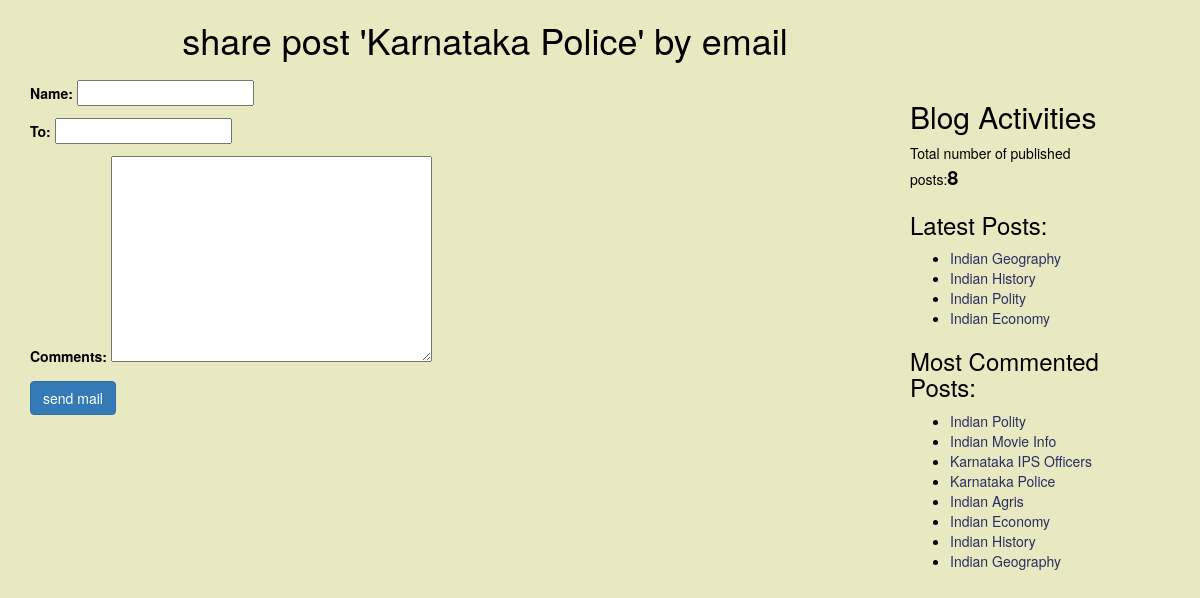
The app's page /2/share/ with its own data.
### blog/models.py (models this page shows, shortened)
class Post(models.Model):
    STATUS_CHOICES=(('draft','Draft'),('published','Published'))
    title=models.CharField(max_length=256)
    slug=models.SlugField(max_length=264,unique_for_date='publish')
    author=models.ForeignKey(User,related_name='blog_posts',on_delete=models.DO_NOTHING)
    body=models.TextField()
    publish=models.DateTimeField(default=timezone.now)
    created=models.DateTimeField(auto_now_add=True)
    updated=models.DateTimeField(auto_now=True)
    status=models.CharField(max_length=10,choices=STATUS_CHOICES,default='draft')
    objects=CustomManager()  #this says, dont open default manager , open custom manager
    tags=TaggableManager()
    class Meta:
        ordering=('-publish',)   # latest posts must be on top. This is single value tuple hence needs ','
    def get_absolute_url(self): #this method tells Django how to calculate canonical URL
        return reverse('post_detail',args=[self.publish.year,self.publish.strftime('%m'),self.publish.strftime('%d'),self.slug])

### blog/views.py (the view)
# urls.py: path('<int:id>/share/', views.mail_send_view),
def mail_send_view(request, id, data=None):
    post=get_object_or_404(Post,id=id,status='published') #based on this id pls provide post object/post. 'Post' is model here
    sent=False
    if request.method=='POST':
        form=EmailSendForm(request.POST)
        if form.is_valid():
            cd=form.cleaned_data  #to get the data.End user provided data is always present in this dictionary
            subject='{} recommends you to read "{}"'.format(cd['name'],post.title)
            post_url=request.build_absolute_uri(post.get_absolute_url())  #this builds complete url
            message='Read post at:\n {}\n\n{}\'s Comments:\n{}'.format(post_url,cd['name'],cd['comments'])
            send_mail(subject,message,'krish.karjagi1@gmail.com',[cd['to']])
            sent=True
    else:
        form=EmailSendForm()  #object or create a form
    return render(request,'blog/sharebyemail.html',{'form':form,'post':post,'sent':sent})

### blog/forms.py
class EmailSendForm(forms.Form):  # normal form
    name=forms.CharField()
    to=forms.EmailField()
    comments=forms.CharField(required=False,widget=forms.Textarea)  #comments are optional so required=False

### blog/models.py (called while the page is built)
    def get_queryset(self):
        return super().get_queryset().filter(status='published')

### blog/templatetags/blog_tags.py (called while the page is built)
@register.simple_tag      #registering function as template tag. Simple tag returns value.
def total_posts():
    return Post.objects.count()    #'Post' is model

@register.inclusion_tag('blog/latest_posts123.html')  #Response of inclusion template tag is included in latest_posts123.html
def show_latest_posts(count=4):
    latest_posts=Post.objects.order_by('-publish')[:count]   #new to old posts and only top 3
    return {'latest_posts':latest_posts}

@register.simple_tag
def get_most_commented_posts():
    return Post.objects.annotate(total_comments=Count('comments')).order_by('-total_comments')

### templates/blog/sharebyemail.html (shortened to what this page needs)
<!DOCTYPE html>
{% extends 'blog/base.html' %}
{% block content %}
    {% if sent %}
        <h1>Email sent successfully</h1>
        <h2>post '{{post.title}}' is shared by email successfully</h2>
    {%else%}
        <h1>share post '{{post.title}}' by email</h1>
        <form method="POST" >
            {{form.as_p}}
            <input type="submit" class='btn btn-primary' value="send mail">
        </form>
    {% endif %}
{% endblock %}

### templates/blog/base.html (shortened to what this page needs)
<!DOCTYPE html>
{% load blog_tags %}
{% load static %}
<html lang="en">
<head>
    <link rel="stylesheet" href="https://cdn.jsdelivr.net/npm/bootstrap@3.3.7/dist/css/bootstrap.min.css">
    <link rel="stylesheet" href="{%static 'css/blog.css' %}">
</head>
<body>
    <div class="content">
        {% block content %} {%endblock %}
    </div>
    <div class="sidebar">
        <h2>Blog Activities</h2>
        <p>Total number of published posts:<span id="pc">{% total_posts %}</span></p>
        <h3>Latest Posts:</h3>{% show_latest_posts %}
        <h3>Most Commented Posts:</h3>
        {% get_most_commented_posts as most_commented_posts %}
        <ul>
            {% for post in most_commented_posts %}
            <li><a href="{{post.get_absolute_url}}">{{post.title}}</a></li>
            {% endfor %}
        </ul>
    </div>
</body>
</html>

### templates/blog/latest_posts123.html
<ul>
  {% for post in latest_posts %}
    <li><a href="{{post.get_absolute_url}}">{{post.title}}</a></li>
  {% endfor %}
</ul>

### static/css/blog.css (style rules this page uses)
.content { width:70%; float:left; padding:0 0 0 30px; color:black; }
.sidebar { width:30%; float:right; padding:10px 80px 0px 70px; color:black; margin-top:70px; }
h1 { text-align:center; padding-bottom:10px; padding-left:100px; }
body { background:#e8e8c1; }
a { color:#292e63; }
#pc { font-size:20px; color:black; font-weight:bold; }

### records on screen
Post: title "Karnataka Police"
Post: title "Indian Geography"
Post: title "Indian History"
Post: title "Indian Polity"
Post: title "Indian Economy"
Post: title "Indian Movie Info"
Post: title "Karnataka IPS Officers"
Post: title "Indian Agris"
